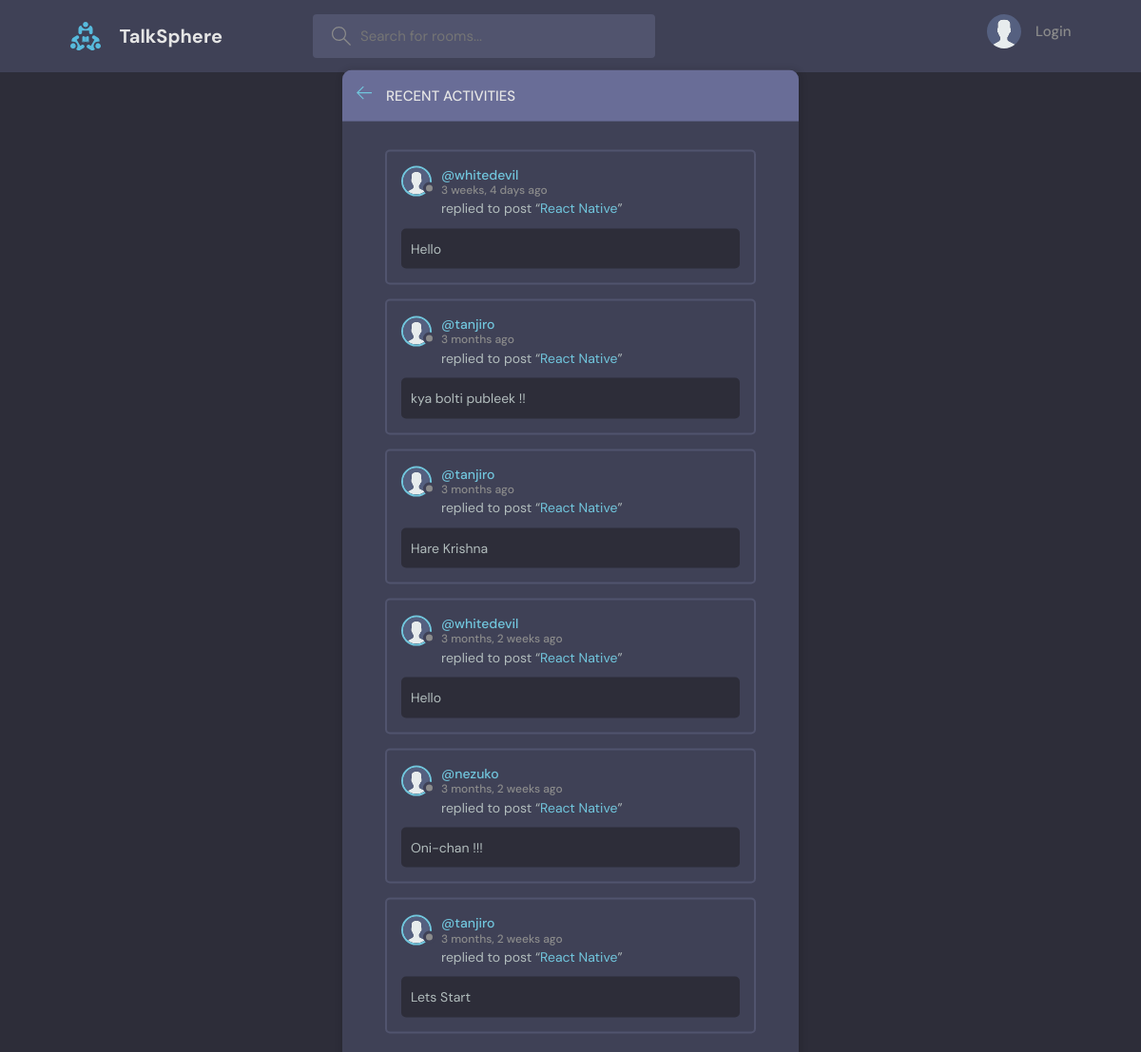
The page /activity/ on the database as committed earlier.
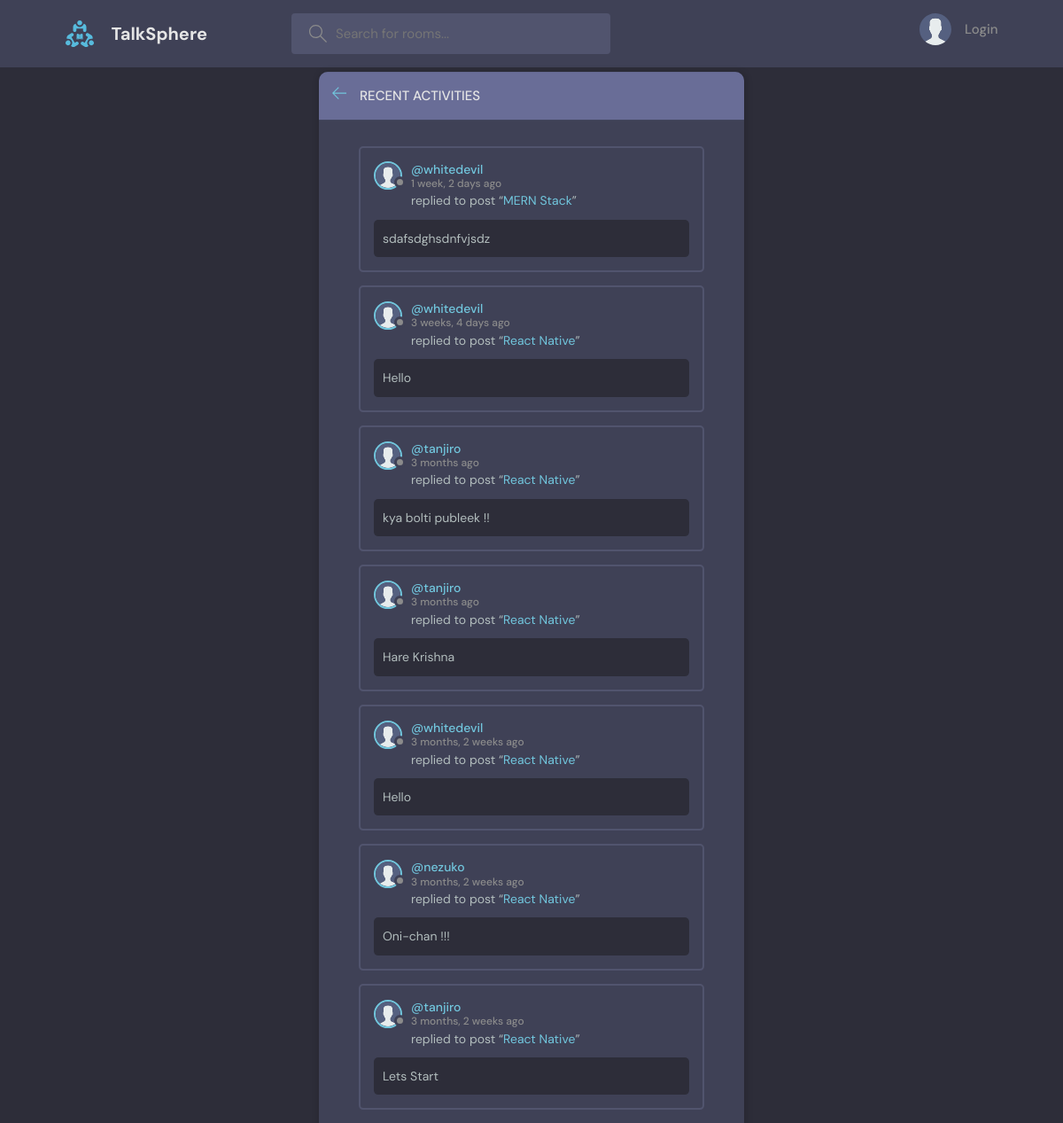
The same page on the database as committed later.
### base/models.py (models this page shows, shortened)
class Message(models.Model):
    user = models.ForeignKey(User, on_delete=models.CASCADE, default=1)
    room = models.ForeignKey(Room, on_delete=models.CASCADE)
    body = models.TextField()
    updated = models.DateTimeField(auto_now=True)
    created = models.DateTimeField(auto_now_add=True)
    class Meta:
        ordering = ['-updated', '-created']

class Room(models.Model):
    host = models.ForeignKey(User, on_delete=models.SET_NULL, null=True)
    topic = models.ForeignKey(Topic, on_delete=models.SET_NULL, null=True)
    name = models.CharField(max_length=200)
    description = models.TextField(null=True, blank=True)
    participants = models.ManyToManyField(User,related_name='participants', blank=True)
    updated = models.DateTimeField(auto_now=True)
    created = models.DateTimeField(auto_now_add=True)
    class Meta:
        ordering = ['-updated', '-created']
    def __str__(self):
        return self.name

### base/views.py (the view)
# urls.py: path("activity/",views.activityPage, name="activity"),
def activityPage(request):
    room_messages = Message.objects.all()
    return render(request, 'base/activity.html', {'room_messages':room_messages})

### base/templates/base/activity.html (shortened to what this page needs)
{% extends 'main.html' %}
{% block content %}
{% load static %}
<main class="layout">
  <div class="container">
    <div class="layout__box">
      <div class="layout__boxHeader">
        <div class="layout__boxTitle">
          <a href="{% url 'home' %}">
            <svg version="1.1" xmlns="http://www.w3.org/2000/svg" width="32" height="32" viewBox="0 0 32 32">
              <title>arrow-left</title>
              <path
                d="M13.723 2.286l-13.723 13.714 13.719 13.714 1.616-1.611-10.96-10.96h27.625v-2.286h-27.625l10.965-10.965-1.616-1.607z"
              ></path>
            </svg>
          </a>
          <h3>Recent Activities</h3>
        </div>
      </div>
      <div class="activities-page layout__body">
        {% for message in room_messages %}
    <div class="activities__box">
      <div class="activities__boxHeader roomListRoom__header">
        <a href="{% url 'user-profile' message.user.id %}" class="roomListRoom__author">
          <div class="avatar avatar--small">
            <img src="{% static 'images/avatar.svg' %}" />
          </div>
          <p>
            @{{message.user}}
            <span>{{message.created|timesince}} ago</span>
          </p>
        </a>
      </div>
      <div class="activities__boxContent">
        <p>replied to post “<a href="{% url 'room' message.room.id %}">{{message.room}}</a>”</p>
        <div class="activities__boxRoomContent">
          {{message.body}}
        </div>
      </div>
    </div>
    {% endfor %}
      </div>
    </div>
  </div>
</main>
{% endblock content %}

Rows that differ between the two databases and show on the page:
added Message: user "whitedevil", created "1 week, 2 days", room "MERN Stack", body "sdafsdghsdnfvjsdz"
